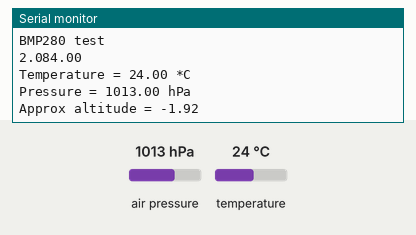
A sketch run on a simulated Arduino Uno, built with avr-gcc and run on an emulated ATmega328P. Parts: the last lines printed to the serial monitor. The inputs (shaded band) are chosen by the test bench; at power-on: air pressure 1013 hPa, temperature 24 °C.

Above: at 1.2 s.
1.3 s: air pressure set to 952 hPa
At 2.7 s:
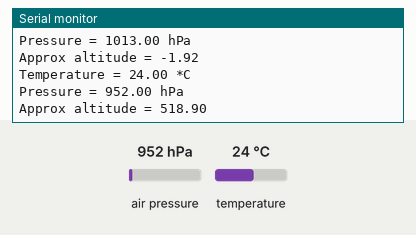
3.6 s: temperature set to 12 °C
At 4.5 s:
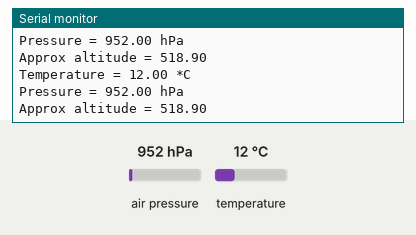
5.9 s: air pressure set to 975 hPa
At 7.6 s:
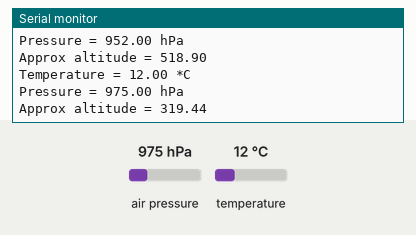
Timing chart, 0 to 9.1 s (numbered marks = the images above; inputs shaded):
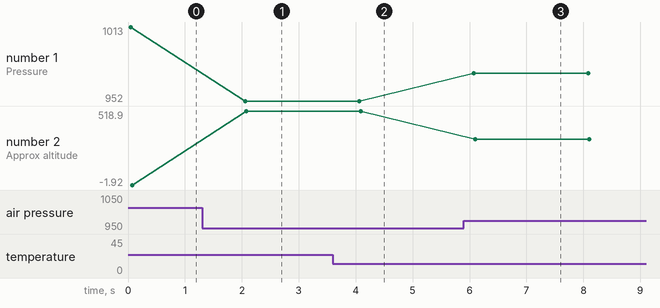

Measured:
- after the input at 1.3 s, the serial monitor: prints a new line after 0.76 s (image 1)
- after the input at 3.6 s, the serial monitor: prints a new line after 0.44 s (image 2)
- after the input at 5.9 s, the serial monitor: prints a new line after 0.17 s (image 3)
- plotted number 1: 1013 → 952 after the input at 1.3 s, 952 → 975 after the input at 5.9 s
- plotted number 2: -1.92 → 518.9 after the input at 1.3 s, 518.9 → 319.44 after the input at 5.9 s

The sketch:

taskAdafruitSensor.ino
```cpp
#include <Adafruit_BMP280.h>
float referenceAltitude,actualAltitude,realAltitude;

Adafruit_BMP280 bmp; // I2C Interface

void setup() {
  Serial.begin(9600);
  Serial.println(F("BMP280 test"));

  if (!bmp.begin(0x76)) {
    Serial.println(F("Could not find a valid BMP280 sensor, check wiring!"));
    while (1);
  }

  /* Default settings from datasheet. */
  bmp.setSampling(Adafruit_BMP280::MODE_NORMAL,     /* Operating Mode. */
                  Adafruit_BMP280::SAMPLING_X2,     /* Temp. oversampling */
                  Adafruit_BMP280::SAMPLING_X16,    /* Pressure oversampling */
                  Adafruit_BMP280::FILTER_X16,      /* Filtering. */
                  Adafruit_BMP280::STANDBY_MS_500); /* Standby time. */
  referenceAltitude=Serial.print(bmp.readAltitude());
  Serial.println(referenceAltitude);
}

void loop()
{
    Serial.print(F("Temperature = "));
    Serial.print(bmp.readTemperature());
    Serial.println(" *C");

    Serial.print(F("Pressure = "));
    Serial.print(bmp.readPressure()/100); //displaying the Pressure in hPa, you can change the unit
    Serial.println(" hPa");

    Serial.print(F("Approx altitude = "));
//    Serial.print(bmp.readAltitude(1019.66)); //The "1019.66" is the pressure(hPa) at sea level in day in your region
//    Serial.println(" m");                    //If you don't know it, modify it until you get your current altitude
    actualAltitude=(bmp.readAltitude());
    realAltitude=actualAltitude-referenceAltitude;
    Serial.println(realAltitude);
    delay(2000);
}
```
